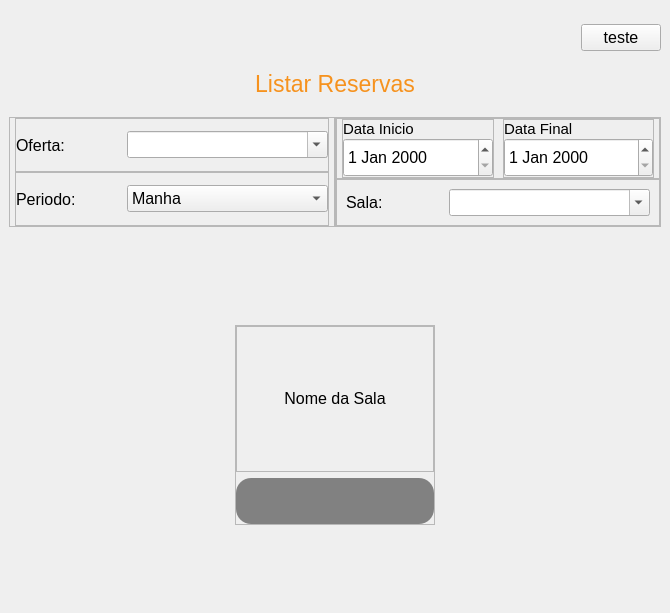
<?xml version="1.0" encoding="UTF-8"?>
<ui version="4.0">
 <class>Form</class>
 <widget class="QWidget" name="Form">
  <property name="geometry">
   <rect>
    <x>0</x>
    <y>0</y>
    <width>670</width>
    <height>613</height>
   </rect>
  </property>
  <property name="windowTitle">
   <string>Form</string>
  </property>
  <property name="styleSheet">
   <string notr="true">#titulo {
	color: #f6921e;
}

#gridContainer #containerBtns {
	background-color: rgba(0, 0, 0, 0.46);
	border-radius: 15px; 
}

#btnEditar {
	border-top-right-radius: 15px;
	border-bottom-right-radius: 15px;
}

#btnEditar:hover {
	background-color: #423d3d;
}

#btnExcluir {
	border-top-left-radius: 15px;
	border-bottom-left-radius: 15px;
}

#btnExcluir:hover {
	background-color: red;
}</string>
  </property>
  <layout class="QVBoxLayout" name="verticalLayout">
   <property name="spacing">
    <number>0</number>
   </property>
   <property name="leftMargin">
    <number>0</number>
   </property>
   <property name="topMargin">
    <number>0</number>
   </property>
   <property name="rightMargin">
    <number>0</number>
   </property>
   <property name="bottomMargin">
    <number>0</number>
   </property>
   <item>
    <widget class="QStackedWidget" name="stackReservas">
     <property name="currentIndex">
      <number>0</number>
     </property>
     <widget class="QWidget" name="reservaUnica">
      <layout class="QVBoxLayout" name="verticalLayout_8">
       <item>
        <widget class="QWidget" name="widget_3" native="true">
         <layout class="QVBoxLayout" name="verticalLayout_4">
          <property name="spacing">
           <number>20</number>
          </property>
          <property name="leftMargin">
           <number>0</number>
          </property>
          <property name="topMargin">
           <number>15</number>
          </property>
          <property name="rightMargin">
           <number>0</number>
          </property>
          <property name="bottomMargin">
           <number>0</number>
          </property>
          <item alignment="Qt::AlignRight">
           <widget class="QPushButton" name="teste">
            <property name="font">
             <font>
              <pointsize>12</pointsize>
             </font>
            </property>
            <property name="cursor">
             <cursorShape>PointingHandCursor</cursorShape>
            </property>
            <property name="text">
             <string>teste</string>
            </property>
           </widget>
          </item>
          <item>
           <widget class="QLabel" name="titulo">
            <property name="font">
             <font>
              <pointsize>17</pointsize>
             </font>
            </property>
            <property name="text">
             <string>Listar Reservas</string>
            </property>
            <property name="alignment">
             <set>Qt::AlignCenter</set>
            </property>
           </widget>
          </item>
          <item>
           <widget class="QWidget" name="widget" native="true">
            <layout class="QHBoxLayout" name="horizontalLayout_5">
             <property name="spacing">
              <number>0</number>
             </property>
             <property name="leftMargin">
              <number>0</number>
             </property>
             <property name="topMargin">
              <number>0</number>
             </property>
             <property name="rightMargin">
              <number>0</number>
             </property>
             <property name="bottomMargin">
              <number>0</number>
             </property>
             <item>
              <widget class="QFrame" name="frame_5">
               <property name="frameShape">
                <enum>QFrame::StyledPanel</enum>
               </property>
               <property name="frameShadow">
                <enum>QFrame::Raised</enum>
               </property>
               <layout class="QVBoxLayout" name="verticalLayout_2">
                <property name="spacing">
                 <number>0</number>
                </property>
                <property name="leftMargin">
                 <number>5</number>
                </property>
                <property name="topMargin">
                 <number>0</number>
                </property>
                <property name="rightMargin">
                 <number>5</number>
                </property>
                <property name="bottomMargin">
                 <number>0</number>
                </property>
                <item>
                 <widget class="QFrame" name="frame">
                  <property name="minimumSize">
                   <size>
                    <width>126</width>
                    <height>0</height>
                   </size>
                  </property>
                  <property name="frameShape">
                   <enum>QFrame::StyledPanel</enum>
                  </property>
                  <property name="frameShadow">
                   <enum>QFrame::Raised</enum>
                  </property>
                  <layout class="QHBoxLayout" name="horizontalLayout">
                   <property name="spacing">
                    <number>0</number>
                   </property>
                   <property name="leftMargin">
                    <number>0</number>
                   </property>
                   <property name="topMargin">
                    <number>0</number>
                   </property>
                   <property name="rightMargin">
                    <number>0</number>
                   </property>
                   <property name="bottomMargin">
                    <number>0</number>
                   </property>
                   <item>
                    <widget class="QLabel" name="label">
                     <property name="font">
                      <font>
                       <pointsize>12</pointsize>
                      </font>
                     </property>
                     <property name="text">
                      <string>Oferta: </string>
                     </property>
                    </widget>
                   </item>
                   <item>
                    <widget class="QComboBox" name="campoOferta">
                     <property name="minimumSize">
                      <size>
                       <width>201</width>
                       <height>0</height>
                      </size>
                     </property>
                     <property name="font">
                      <font>
                       <pointsize>12</pointsize>
                      </font>
                     </property>
                     <property name="editable">
                      <bool>true</bool>
                     </property>
                    </widget>
                   </item>
                  </layout>
                 </widget>
                </item>
                <item>
                 <widget class="QFrame" name="frame_2">
                  <property name="minimumSize">
                   <size>
                    <width>126</width>
                    <height>0</height>
                   </size>
                  </property>
                  <property name="frameShape">
                   <enum>QFrame::StyledPanel</enum>
                  </property>
                  <property name="frameShadow">
                   <enum>QFrame::Raised</enum>
                  </property>
                  <layout class="QHBoxLayout" name="horizontalLayout_2">
                   <property name="spacing">
                    <number>0</number>
                   </property>
                   <property name="leftMargin">
                    <number>0</number>
                   </property>
                   <property name="topMargin">
                    <number>0</number>
                   </property>
                   <property name="rightMargin">
                    <number>0</number>
                   </property>
                   <property name="bottomMargin">
                    <number>0</number>
                   </property>
                   <item>
                    <widget class="QLabel" name="label_2">
                     <property name="font">
                      <font>
                       <pointsize>12</pointsize>
                      </font>
                     </property>
                     <property name="text">
                      <string>Periodo: </string>
                     </property>
                    </widget>
                   </item>
                   <item>
                    <widget class="QComboBox" name="campoPeriodo">
                     <property name="minimumSize">
                      <size>
                       <width>201</width>
                       <height>0</height>
                      </size>
                     </property>
                     <property name="font">
                      <font>
                       <pointsize>12</pointsize>
                      </font>
                     </property>
                     <item>
                      <property name="text">
                       <string>Manha</string>
                      </property>
                     </item>
                     <item>
                      <property name="text">
                       <string>Tarde</string>
                      </property>
                     </item>
                     <item>
                      <property name="text">
                       <string>Noite</string>
                      </property>
                     </item>
                    </widget>
                   </item>
                  </layout>
                 </widget>
                </item>
               </layout>
              </widget>
             </item>
             <item>
              <widget class="QFrame" name="frame_6">
               <property name="frameShape">
                <enum>QFrame::StyledPanel</enum>
               </property>
               <property name="frameShadow">
                <enum>QFrame::Raised</enum>
               </property>
               <layout class="QVBoxLayout" name="verticalLayout_3">
                <property name="spacing">
                 <number>0</number>
                </property>
                <property name="leftMargin">
                 <number>0</number>
                </property>
                <property name="topMargin">
                 <number>0</number>
                </property>
                <property name="rightMargin">
                 <number>0</number>
                </property>
                <property name="bottomMargin">
                 <number>0</number>
                </property>
                <item>
                 <widget class="QFrame" name="frame_3">
                  <property name="font">
                   <font>
                    <pointsize>12</pointsize>
                   </font>
                  </property>
                  <property name="frameShape">
                   <enum>QFrame::StyledPanel</enum>
                  </property>
                  <property name="frameShadow">
                   <enum>QFrame::Raised</enum>
                  </property>
                  <layout class="QHBoxLayout" name="horizontalLayout_3">
                   <property name="spacing">
                    <number>9</number>
                   </property>
                   <property name="leftMargin">
                    <number>5</number>
                   </property>
                   <property name="topMargin">
                    <number>0</number>
                   </property>
                   <property name="rightMargin">
                    <number>5</number>
                   </property>
                   <property name="bottomMargin">
                    <number>0</number>
                   </property>
                   <item>
                    <widget class="QFrame" name="frame_9">
                     <property name="frameShape">
                      <enum>QFrame::StyledPanel</enum>
                     </property>
                     <property name="frameShadow">
                      <enum>QFrame::Raised</enum>
                     </property>
                     <layout class="QVBoxLayout" name="verticalLayout_6">
                      <property name="spacing">
                       <number>0</number>
                      </property>
                      <property name="leftMargin">
                       <number>0</number>
                      </property>
                      <property name="topMargin">
                       <number>0</number>
                      </property>
                      <property name="rightMargin">
                       <number>0</number>
                      </property>
                      <property name="bottomMargin">
                       <number>0</number>
                      </property>
                      <item>
                       <widget class="QLabel" name="label_4">
                        <property name="font">
                         <font>
                          <pointsize>11</pointsize>
                         </font>
                        </property>
                        <property name="text">
                         <string>Data Inicio</string>
                        </property>
                       </widget>
                      </item>
                      <item>
                       <widget class="QDateEdit" name="dataInicio">
                        <property name="minimumSize">
                         <size>
                          <width>121</width>
                          <height>39</height>
                         </size>
                        </property>
                        <property name="font">
                         <font>
                          <pointsize>12</pointsize>
                         </font>
                        </property>
                       </widget>
                      </item>
                     </layout>
                    </widget>
                   </item>
                   <item>
                    <widget class="QFrame" name="frame_10">
                     <property name="frameShape">
                      <enum>QFrame::StyledPanel</enum>
                     </property>
                     <property name="frameShadow">
                      <enum>QFrame::Raised</enum>
                     </property>
                     <layout class="QVBoxLayout" name="verticalLayout_7">
                      <property name="spacing">
                       <number>0</number>
                      </property>
                      <property name="leftMargin">
                       <number>0</number>
                      </property>
                      <property name="topMargin">
                       <number>0</number>
                      </property>
                      <property name="rightMargin">
                       <number>0</number>
                      </property>
                      <property name="bottomMargin">
                       <number>0</number>
                      </property>
                      <item>
                       <widget class="QLabel" name="label_5">
                        <property name="font">
                         <font>
                          <pointsize>11</pointsize>
                         </font>
                        </property>
                        <property name="text">
                         <string>Data Final</string>
                        </property>
                       </widget>
                      </item>
                      <item>
                       <widget class="QDateEdit" name="dataFim">
                        <property name="minimumSize">
                         <size>
                          <width>121</width>
                          <height>39</height>
                         </size>
                        </property>
                        <property name="font">
                         <font>
                          <pointsize>12</pointsize>
                         </font>
                        </property>
                       </widget>
                      </item>
                     </layout>
                    </widget>
                   </item>
                  </layout>
                 </widget>
                </item>
                <item>
                 <widget class="QFrame" name="frame_4">
                  <property name="minimumSize">
                   <size>
                    <width>126</width>
                    <height>0</height>
                   </size>
                  </property>
                  <property name="frameShape">
                   <enum>QFrame::StyledPanel</enum>
                  </property>
                  <property name="frameShadow">
                   <enum>QFrame::Raised</enum>
                  </property>
                  <layout class="QHBoxLayout" name="horizontalLayout_4">
                   <item>
                    <widget class="QLabel" name="label_3">
                     <property name="font">
                      <font>
                       <pointsize>12</pointsize>
                      </font>
                     </property>
                     <property name="text">
                      <string>Sala: </string>
                     </property>
                    </widget>
                   </item>
                   <item>
                    <widget class="QComboBox" name="campoSala">
                     <property name="minimumSize">
                      <size>
                       <width>201</width>
                       <height>0</height>
                      </size>
                     </property>
                     <property name="font">
                      <font>
                       <pointsize>12</pointsize>
                      </font>
                     </property>
                     <property name="cursor">
                      <cursorShape>PointingHandCursor</cursorShape>
                     </property>
                     <property name="editable">
                      <bool>true</bool>
                     </property>
                    </widget>
                   </item>
                  </layout>
                 </widget>
                </item>
               </layout>
              </widget>
             </item>
            </layout>
           </widget>
          </item>
          <item>
           <widget class="QWidget" name="gridContainer" native="true">
            <property name="sizePolicy">
             <sizepolicy hsizetype="Expanding" vsizetype="Expanding">
              <horstretch>0</horstretch>
              <verstretch>0</verstretch>
             </sizepolicy>
            </property>
            <layout class="QGridLayout" name="gridLayout">
             <item row="0" column="1">
              <widget class="QFrame" name="conteudo">
               <property name="maximumSize">
                <size>
                 <width>200</width>
                 <height>200</height>
                </size>
               </property>
               <property name="frameShape">
                <enum>QFrame::StyledPanel</enum>
               </property>
               <property name="frameShadow">
                <enum>QFrame::Raised</enum>
               </property>
               <layout class="QVBoxLayout" name="verticalLayout_5">
                <property name="spacing">
                 <number>6</number>
                </property>
                <property name="leftMargin">
                 <number>0</number>
                </property>
                <property name="topMargin">
                 <number>0</number>
                </property>
                <property name="rightMargin">
                 <number>0</number>
                </property>
                <property name="bottomMargin">
                 <number>0</number>
                </property>
                <item>
                 <widget class="QFrame" name="frame_8">
                  <property name="sizePolicy">
                   <sizepolicy hsizetype="Expanding" vsizetype="Expanding">
                    <horstretch>0</horstretch>
                    <verstretch>0</verstretch>
                   </sizepolicy>
                  </property>
                  <property name="frameShape">
                   <enum>QFrame::StyledPanel</enum>
                  </property>
                  <property name="frameShadow">
                   <enum>QFrame::Raised</enum>
                  </property>
                  <layout class="QHBoxLayout" name="horizontalLayout_7">
                   <item alignment="Qt::AlignHCenter|Qt::AlignVCenter">
                    <widget class="QLabel" name="nomeSala">
                     <property name="font">
                      <font>
                       <pointsize>12</pointsize>
                      </font>
                     </property>
                     <property name="text">
                      <string>Nome da Sala</string>
                     </property>
                     <property name="scaledContents">
                      <bool>true</bool>
                     </property>
                     <property name="alignment">
                      <set>Qt::AlignCenter</set>
                     </property>
                    </widget>
                   </item>
                  </layout>
                 </widget>
                </item>
                <item alignment="Qt::AlignBottom">
                 <widget class="QFrame" name="containerBtns">
                  <property name="frameShape">
                   <enum>QFrame::StyledPanel</enum>
                  </property>
                  <property name="frameShadow">
                   <enum>QFrame::Raised</enum>
                  </property>
                  <layout class="QHBoxLayout" name="horizontalLayout_6">
                   <property name="spacing">
                    <number>0</number>
                   </property>
                   <property name="leftMargin">
                    <number>0</number>
                   </property>
                   <property name="topMargin">
                    <number>0</number>
                   </property>
                   <property name="rightMargin">
                    <number>0</number>
                   </property>
                   <property name="bottomMargin">
                    <number>0</number>
                   </property>
                   <item>
                    <widget class="QPushButton" name="btnExcluir">
                     <property name="minimumSize">
                      <size>
                       <width>0</width>
                       <height>46</height>
                      </size>
                     </property>
                     <property name="cursor">
                      <cursorShape>PointingHandCursor</cursorShape>
                     </property>
                     <property name="text">
                      <string/>
                     </property>
                     <property name="icon">
                      <iconset>
                       <normaloff>icones/iconLixeira.png</normaloff>icones/iconLixeira.png</iconset>
                     </property>
                     <property name="iconSize">
                      <size>
                       <width>24</width>
                       <height>24</height>
                      </size>
                     </property>
                    </widget>
                   </item>
                   <item>
                    <widget class="QPushButton" name="btnEditar">
                     <property name="minimumSize">
                      <size>
                       <width>0</width>
                       <height>46</height>
                      </size>
                     </property>
                     <property name="cursor">
                      <cursorShape>PointingHandCursor</cursorShape>
                     </property>
                     <property name="text">
                      <string/>
                     </property>
                     <property name="icon">
                      <iconset>
                       <normaloff>icones/iconEdit.png</normaloff>icones/iconEdit.png</iconset>
                     </property>
                     <property name="iconSize">
                      <size>
                       <width>24</width>
                       <height>24</height>
                      </size>
                     </property>
                    </widget>
                   </item>
                  </layout>
                 </widget>
                </item>
               </layout>
              </widget>
             </item>
            </layout>
           </widget>
          </item>
         </layout>
        </widget>
       </item>
      </layout>
     </widget>
     <widget class="QWidget" name="page_4">
      <widget class="QPushButton" name="teste2">
       <property name="geometry">
        <rect>
         <x>190</x>
         <y>140</y>
         <width>75</width>
         <height>23</height>
        </rect>
       </property>
       <property name="text">
        <string>teste</string>
       </property>
      </widget>
     </widget>
    </widget>
   </item>
  </layout>
 </widget>
 <tabstops>
  <tabstop>dataInicio</tabstop>
  <tabstop>dataFim</tabstop>
  <tabstop>btnExcluir</tabstop>
  <tabstop>btnEditar</tabstop>
 </tabstops>
 <resources/>
 <connections/>
</ui>
